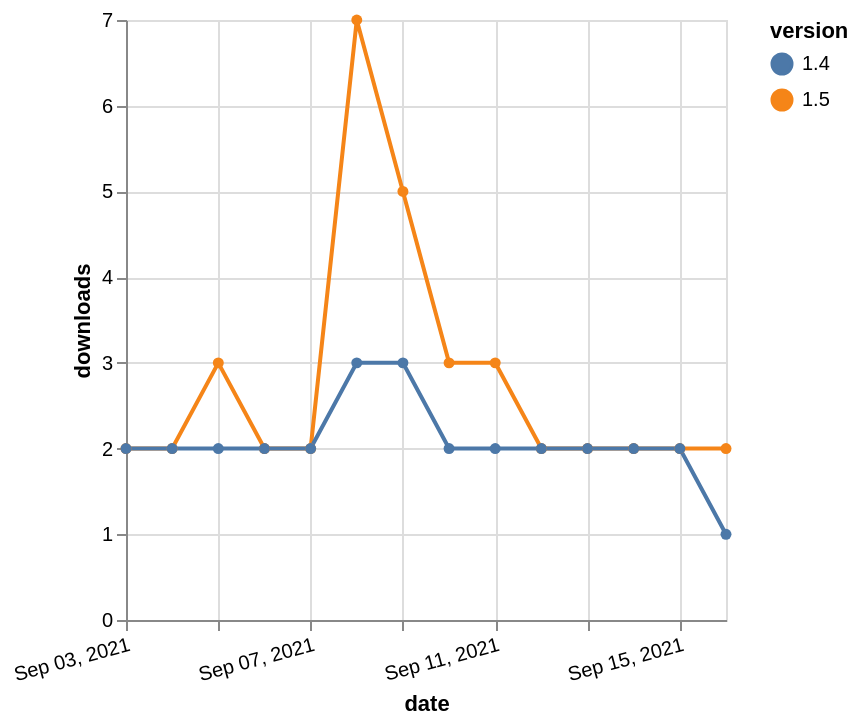

The specification (Vega-Lite) saved for this image:
### Vega-Lite specification from a JSON file in a GitHub repository (floating-point values rounded to 4 significant figures)
{"$schema": "https://vega.github.io/schema/vega-lite/v5.json", "description": "A simple bar chart with embedded data.", "data": {"values": [{"date": "2021-09-03", "total": 2684, "delta": 2, "version": "1.5"}, {"date": "2021-09-04", "total": 2686, "delta": 2, "version": "1.5"}, {"date": "2021-09-05", "total": 2689, "delta": 3, "version": "1.5"}, {"date": "2021-09-06", "total": 2691, "delta": 2, "version": "1.5"}, {"date": "2021-09-07", "total": 2693, "delta": 2, "version": "1.5"}, {"date": "2021-09-08", "total": 2700, "delta": 7, "version": "1.5"}, {"date": "2021-09-09", "total": 2705, "delta": 5, "version": "1.5"}, {"date": "2021-09-10", "total": 2708, "delta": 3, "version": "1.5"}, {"date": "2021-09-11", "total": 2711, "delta": 3, "version": "1.5"}, {"date": "2021-09-12", "total": 2713, "delta": 2, "version": "1.5"}, {"date": "2021-09-13", "total": 2715, "delta": 2, "version": "1.5"}, {"date": "2021-09-14", "total": 2717, "delta": 2, "version": "1.5"}, {"date": "2021-09-15", "total": 2719, "delta": 2, "version": "1.5"}, {"date": "2021-09-16", "total": 2721, "delta": 2, "version": "1.5"}, {"date": "2021-09-03", "total": 2265, "delta": 2, "version": "1.4"}, {"date": "2021-09-04", "total": 2267, "delta": 2, "version": "1.4"}, {"date": "2021-09-05", "total": 2269, "delta": 2, "version": "1.4"}, {"date": "2021-09-06", "total": 2271, "delta": 2, "version": "1.4"}, {"date": "2021-09-07", "total": 2273, "delta": 2, "version": "1.4"}, {"date": "2021-09-08", "total": 2276, "delta": 3, "version": "1.4"}, {"date": "2021-09-09", "total": 2279, "delta": 3, "version": "1.4"}, {"date": "2021-09-10", "total": 2281, "delta": 2, "version": "1.4"}, {"date": "2021-09-11", "total": 2283, "delta": 2, "version": "1.4"}, {"date": "2021-09-12", "total": 2285, "delta": 2, "version": "1.4"}, {"date": "2021-09-13", "total": 2287, "delta": 2, "version": "1.4"}, {"date": "2021-09-14", "total": 2289, "delta": 2, "version": "1.4"}, {"date": "2021-09-15", "total": 2291, "delta": 2, "version": "1.4"}, {"date": "2021-09-16", "total": 2292, "delta": 1, "version": "1.4"}]}, "width": "container", "mark": {"type": "line", "point": {"filled": true}}, "encoding": {"x": {"field": "date", "type": "temporal", "timeUnit": "yearmonthdate", "title": "date", "axis": {"labelAngle": -15}}, "y": {"field": "delta", "type": "quantitative", "title": "downloads"}, "color": {"field": "version", "type": "nominal"}, "tooltip": {"field": "delta"}}}
